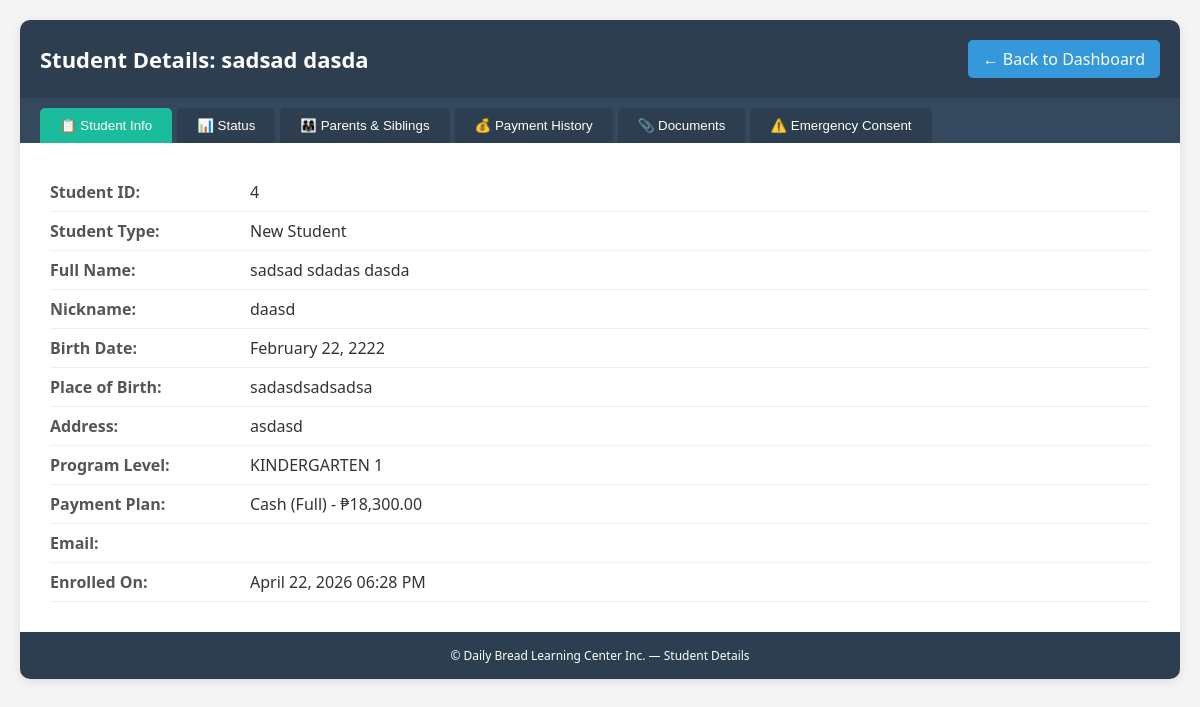
Page /view_student.php?id=4 (signed in) on the committed database.
### tables this page shows
CREATE TABLE `enrollees` (
  `enrollee_id` int(11) NOT NULL AUTO_INCREMENT,
  `student_type` varchar(20) NOT NULL,
  `program_level` varchar(20) NOT NULL,
  `payment_plan` varchar(50) NOT NULL,
  `payment_amount` decimal(10,2) NOT NULL,
  `last_name` varchar(50) NOT NULL,
  `first_name` varchar(50) NOT NULL,
  `middle_name` varchar(50) DEFAULT NULL,
  `nickname` varchar(50) DEFAULT NULL,
  `birth_date` date NOT NULL,
  `place_of_birth` varchar(100) DEFAULT NULL,
  `address` varchar(255) NOT NULL,
  `email` varchar(100) DEFAULT NULL,
  `password_hash` varchar(255) DEFAULT NULL,
  `created_at` timestamp NOT NULL DEFAULT current_timestamp(),
  `qualification_status` varchar(20) DEFAULT 'Pending' COMMENT 'Pending, Qualified, Not Qualified',
  `payment_status` varchar(50) DEFAULT 'Unpaid' COMMENT 'Unpaid, Partial, Fully Paid',
  `requirements_status` varchar(20) DEFAULT 'Pending' COMMENT 'Complete, Incomplete, Pending',
  `requirements_notes` text DEFAULT NULL COMMENT 'Notes about missing requirements',
  `birth_cert_received` tinyint(4) DEFAULT 0,
  `id_picture_received` tinyint(4) DEFAULT 0,
  `report_card_received` tinyint(4) DEFAULT 0,
  `immunization_record_received` tinyint(4) DEFAULT 0,
  `medical_cert_received` tinyint(4) DEFAULT 0,
  `enrollment_status` varchar(20) DEFAULT 'Enrolled' COMMENT 'Enrolled, Dropped, Transferred, On Leave',
  `enrollment_status_date` date DEFAULT NULL,
  `enrollment_status_reason` text DEFAULT NULL,
  `is_archived` tinyint(4) DEFAULT 0,
  `archived_date` date DEFAULT NULL,
  `archive_reason` varchar(100) DEFAULT NULL,
  PRIMARY KEY (`enrollee_id`)
);

### view_student.php (the view, shortened to what this page needs)
<?php
require_once 'db_connection.php';
$enrollee_id = $_GET['id'];
$stmt = $pdo->prepare("SELECT * FROM enrollees WHERE enrollee_id = ?");
$stmt->execute([$enrollee_id]);
$student = $stmt->fetch(PDO::FETCH_ASSOC);
?>
<!DOCTYPE html>
<html lang="en">
<head>
</head>
<body>
<div class="container">
    <div class="header">
        <h1>Student Details: <?php echo htmlspecialchars($student['first_name'] . ' ' . $student['last_name']); ?></h1>
        <a href="admin_dashboard.php" class="back-btn">← Back to Dashboard</a>
    </div>
    <div class="nav-tabs">
        <button class="tab-btn active" onclick="showTab('info')">📋 Student Info</button>
        <button class="tab-btn" onclick="showTab('status')">📊 Status</button>
        <button class="tab-btn" onclick="showTab('parents')">👨‍👩‍👧 Parents & Siblings</button>
        <button class="tab-btn" onclick="showTab('payment')">💰 Payment History</button>
        <button class="tab-btn" onclick="showTab('documents')">📎 Documents</button>
        <button class="tab-btn" onclick="showTab('consent')">⚠️ Emergency Consent</button>
    </div>
    <div id="tab-info" class="tab-content active">
        <div class="info-row"><div class="label">Student ID:</div><div class="value"><?php echo $student['enrollee_id']; ?></div></div>
        <div class="info-row"><div class="label">Student Type:</div><div class="value"><?php echo $student['student_type']; ?></div></div>
        <div class="info-row"><div class="label">Full Name:</div><div class="value"><?php echo htmlspecialchars($student['first_name'] . ' ' . $student['middle_name'] . ' ' . $student['last_name']); ?></div></div>
        <div class="info-row"><div class="label">Nickname:</div><div class="value"><?php echo htmlspecialchars($student['nickname']); ?></div></div>
        <div class="info-row"><div class="label">Birth Date:</div><div class="value"><?php echo date('F d, Y', strtotime($student['birth_date'])); ?></div></div>
        <div class="info-row"><div class="label">Place of Birth:</div><div class="value"><?php echo htmlspecialchars($student['place_of_birth']); ?></div></div>
        <div class="info-row"><div class="label">Address:</div><div class="value"><?php echo htmlspecialchars($student['address']); ?></div></div>
        <div class="info-row"><div class="label">Program Level:</div><div class="value"><?php echo $student['program_level']; ?></div></div>
        <div class="info-row"><div class="label">Payment Plan:</div><div class="value"><?php echo $student['payment_plan']; ?> - ₱<?php echo number_format($student['payment_amount'], 2); ?></div></div>
        <div class="info-row"><div class="label">Email:</div><div class="value"><?php echo htmlspecialchars($student['email']); ?></div></div>
        <div class="info-row"><div class="label">Enrolled On:</div><div class="value"><?php echo date('F d, Y h:i A', strtotime($student['created_at'])); ?></div></div>
    </div>
    <div class="footer">
        <p>© Daily Bread Learning Center Inc. — Student Details</p>
    </div>
</div>
</body>
</html>

### view_student.php (style rules this page uses)
* { margin: 0; padding: 0; box-sizing: border-box; }
body { font-family: 'Segoe UI', sans-serif; background: #f4f4f4; padding: 20px; }
.container { max-width: 1200px; margin: 0 auto; background: white; border-radius: 10px; overflow: hidden; box-shadow: 0 2px 10px rgba(0,0,0,0.1); }
.header { background: #2c3e50; color: white; padding: 20px; display: flex; justify-content: space-between; align-items: center; flex-wrap: wrap; gap: 15px; }
.header h1 { font-size: 22px; }
.back-btn { background: #3498db; color: white; padding: 8px 15px; text-decoration: none; border-radius: 5px; }
.nav-tabs { background: #34495e; display: flex; flex-wrap: wrap; gap: 5px; padding: 10px 20px 0 20px; }
.tab-btn { background: #2c3e50; color: white; border: none; padding: 10px 20px; cursor: pointer; border-radius: 5px 5px 0 0; transition: background 0.3s; }
.tab-btn.active { background: #1abc9c; }
.tab-content { display: none; padding: 30px; }
.tab-content.active { display: block; }
.info-row { display: flex; padding: 8px 0; border-bottom: 1px solid #eee; }
.label { font-weight: bold; width: 200px; color: #555; }
.value { flex: 1; color: #333; }
.footer { background: #2c3e50; color: white; text-align: center; padding: 15px; font-size: 12px; }

### rows in the picture
enrollees: first_name+last_name "sadsad dasda", enrollee_id "4", student_type "New Student", first_name+middle_name+last_name "sadsad sdadas dasda", nickname "daasd", birth_date "February 22, 2222", place_of_birth "sadasdsadsadsa", address "asdasd", program_level "KINDERGARTEN 1", payment_plan "Cash (Full)", payment_amount "18,300.00", created_at "April 22, 2026 06:28 PM"
